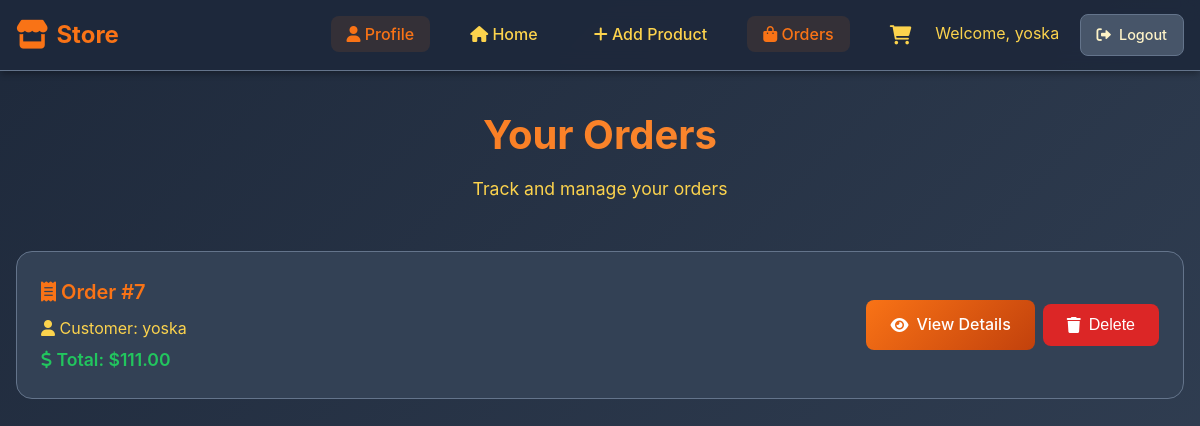
The app's page /orders/ (signed in) with its own data.
### myapp/models.py (models this page shows)
class User(AbstractUser):
    def __str__(self):
        return self.username

class Order(models.Model):
    user = models.ForeignKey(User, on_delete=models.CASCADE)
    total_amount = models.DecimalField(max_digits=10, decimal_places=2)
    status = models.CharField(default='pending', max_length=20)

### myapp/views.py (the view)
# urls.py: path('orders/', OrderView.as_view(), name='orders'),
class OrderView(ListView):
    model = Order
    template_name = 'orders.html'
    context_object_name = 'orders'
    def get_queryset(self):
        return Order.objects.filter(user=self.request.user)

### myapp/templates/orders.html (shortened to what this page needs)
<!DOCTYPE html>
<html lang="en">
<head>
    <link href="https://cdnjs.cloudflare.com/ajax/libs/font-awesome/6.0.0/css/all.min.css" rel="stylesheet">
</head>
<body>
    <header class="header">
        <div class="header-container">
            <a href="{% url 'home' %}" class="logo">
                <i class="fas fa-store"></i>
                Store
            </a>
            <nav class="nav">
                <ul class="nav-links">
                            <li><a href="{% url 'profile' %}" class="active"><i class="fas fa-user"></i> Profile</a></li>
                    <li><a href="{% url 'home' %}">
                        <i class="fas fa-home"></i> Home
                    </a></li>
                    {% if user.is_authenticated %}
                        <li><a href="{% url 'create_product' %}">
                            <i class="fas fa-plus"></i> Add Product
                        </a></li>
                        <li><a href="{% url 'orders' %}" class="active">
                            <i class="fas fa-shopping-bag"></i> Orders
                        </a></li>
                    {% endif %}
                </ul>
                <div class="user-menu">
                    {% if user.is_authenticated %}
                        <a href="{% url 'cart' %}" class="cart-icon" title="Shopping Cart">
                            <i class="fas fa-shopping-cart"></i>
                        </a>
                        <div class="user-info">
                            <span style="color: var(--text-secondary);">Welcome, {{ user.username }}</span>
                            <a href="{% url 'logout' %}" class="btn btn-secondary" style="margin-left: 1rem; padding: 0.5rem 1rem; font-size: 0.9rem;">
                                <i class="fas fa-sign-out-alt"></i> Logout
                            </a>
                        </div>
                    {% endif %}
                </div>
            </nav>
        </div>
    </header>
    <main class="main-content">
        <div class="page-header">
            <h1 class="page-title">Your Orders</h1>
            <p class="page-subtitle">Track and manage your orders</p>
        </div>
        {% if orders %}
            {% for order in orders %}
                <div class="order-card">
                    <div class="order-info">
                        <div class="order-id">
                            <i class="fas fa-receipt"></i> Order #{{ order.id }}
                        </div>
                        <div class="order-details">
                            <i class="fas fa-user"></i> Customer: {{ order.user.username }}
                        </div>
                        <div class="order-total">
                            <i class="fas fa-dollar-sign"></i> Total: ${{ order.total_amount }}
                        </div>
                    </div>
                    <div class="order-actions">
                        <a href="{% url 'order_detail' order.id %}" class="btn btn-primary">
                            <i class="fas fa-eye"></i> View Details
                        </a>
                        <form method="POST" action="{% url 'delete_order' order.id %}" style="display: inline;">
                            <button type="submit" class="btn btn-danger" onclick="return confirm('Are you sure you want to delete this order?')">
                                <i class="fas fa-trash"></i> Delete
                            </button>
                        </form>
                    </div>
                </div>
            {% endfor %}
        {% endif %}
    </main>
</body>
</html>

### myapp/templates/orders.html (style rules this page uses)
* { margin: 0; padding: 0; box-sizing: border-box; }
:root { --primary-color: #f97316; --primary-dark: #c2410c; --secondary-color: #fb923c; --accent-color: #fbbf24; --bg-primary: #1e293b; --bg-secondary: #334155; --bg-tertiary: #475569; --text-primary: #fef3c7; --text-secondary: #fcd34d; --text-muted: #a78bfa; --border-color: #64748b; --success-color: #22c55e; --warning-color: #facc15; --error-color: #dc2626; --shadow: 0 4px 6px -1px rgba(0, 0, 0, 0.3); --shadow-lg: 0 10px 15px -3px rgba(0, 0, 0, 0.4); }
body { font-family: 'Inter', -apple-system, BlinkMacSystemFont, 'Segoe UI', Roboto, sans-serif; background: linear-gradient(135deg, var(--bg-primary) 0%, var(--bg-secondary) 100%); color: var(--text-primary); line-height: 1.6; min-height: 100vh; }
.header { background: rgba(30, 41, 59, 0.95); backdrop-filter: blur(10px); border-bottom: 1px solid var(--border-color); position: sticky; top: 0; z-index: 1000; box-shadow: var(--shadow); }
.header-container { max-width: 1200px; margin: 0 auto; padding: 0 1rem; display: flex; justify-content: space-between; align-items: center; height: 70px; }
.logo { font-size: 1.5rem; font-weight: 700; color: var(--primary-color); text-decoration: none; display: flex; align-items: center; gap: 0.5rem; }
.logo i { font-size: 1.8rem; }
.nav { display: flex; align-items: center; gap: 2rem; }
.nav-links { display: flex; list-style: none; gap: 1.5rem; align-items: center; }
.nav-links a { color: var(--text-secondary); text-decoration: none; font-weight: 500; padding: 0.5rem 1rem; border-radius: 0.5rem; transition: all 0.3s ease; position: relative; }
.nav-links a.active { color: var(--primary-color); background: rgba(249, 115, 22, 0.1); }
.user-menu { display: flex; align-items: center; gap: 1rem; }
.cart-icon { position: relative; color: var(--text-secondary); font-size: 1.2rem; padding: 0.5rem; border-radius: 0.5rem; transition: all 0.3s ease; }
.main-content { max-width: 1200px; margin: 0 auto; padding: 2rem 1rem; min-height: calc(100vh - 70px); }
.btn { display: inline-flex; align-items: center; gap: 0.5rem; padding: 0.75rem 1.5rem; border: none; border-radius: 0.5rem; font-size: 1rem; font-weight: 500; text-decoration: none; cursor: pointer; transition: all 0.3s ease; text-align: center; }
.btn-primary { background: linear-gradient(135deg, var(--primary-color), var(--primary-dark)); color: white; }
.btn-secondary { background: var(--bg-tertiary); color: var(--text-primary); border: 1px solid var(--border-color); }
.btn-danger { background: var(--error-color); color: white; }
.page-header { text-align: center; margin-bottom: 3rem; }
.page-title { font-size: 2.5rem; font-weight: 700; background: linear-gradient(135deg, var(--primary-color), var(--secondary-color)); -webkit-background-clip: text; -webkit-text-fill-color: transparent; background-clip: text; margin-bottom: 0.5rem; }
.page-subtitle { color: var(--text-secondary); font-size: 1.1rem; }
.order-card { display: flex; justify-content: space-between; align-items: center; padding: 1.5rem; background: var(--bg-secondary); border: 1px solid var(--border-color); border-radius: 1rem; margin-bottom: 1rem; transition: all 0.3s ease; }
.order-info { flex: 1; }
.order-id { font-size: 1.25rem; font-weight: 600; color: var(--primary-color); margin-bottom: 0.5rem; }
.order-details { color: var(--text-secondary); margin-bottom: 0.25rem; }
.order-total { font-size: 1.1rem; font-weight: 600; color: var(--success-color); }
.order-actions { display: flex; gap: 0.5rem; align-items: center; }

### records on screen
User: username "yoska"
Order: id "7", user.username "yoska", total_amount "111.00"
